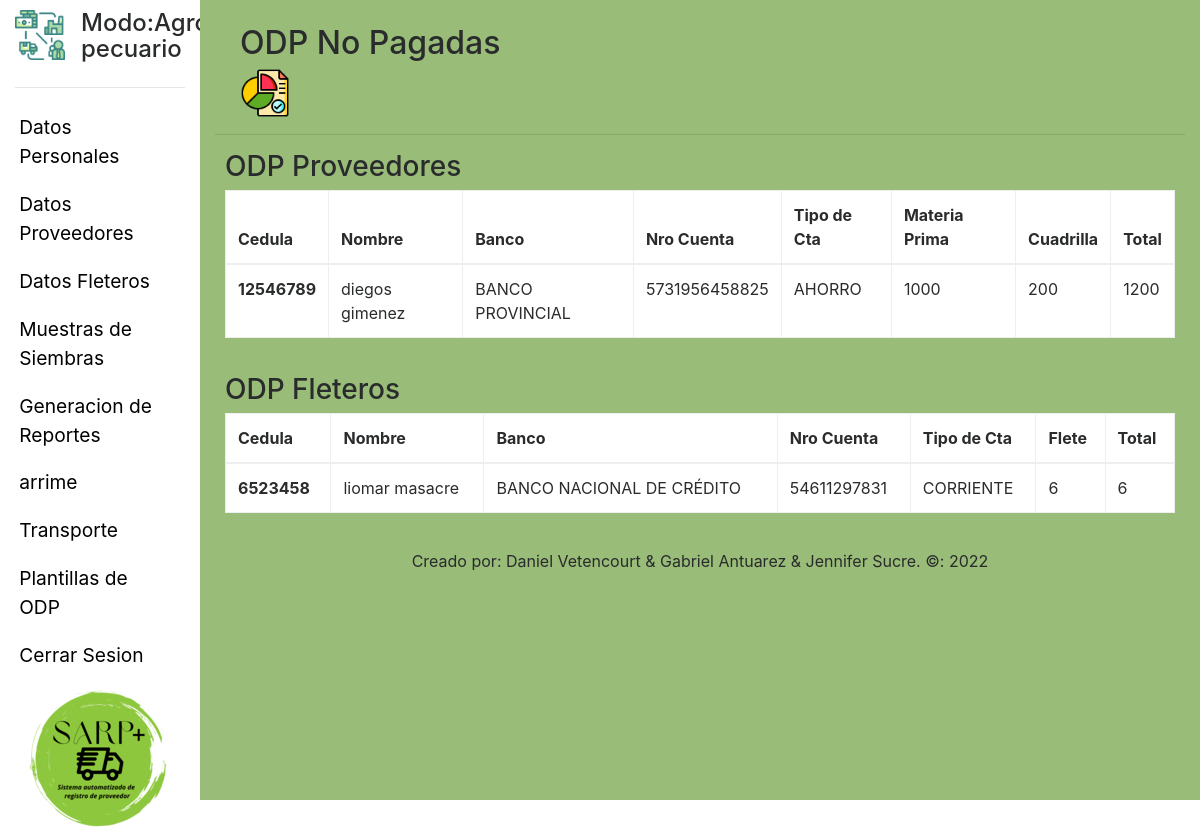
/SARP/views/agropecuaria/ODP_NP.php (signed in), run on an earlier commit of the app's database.
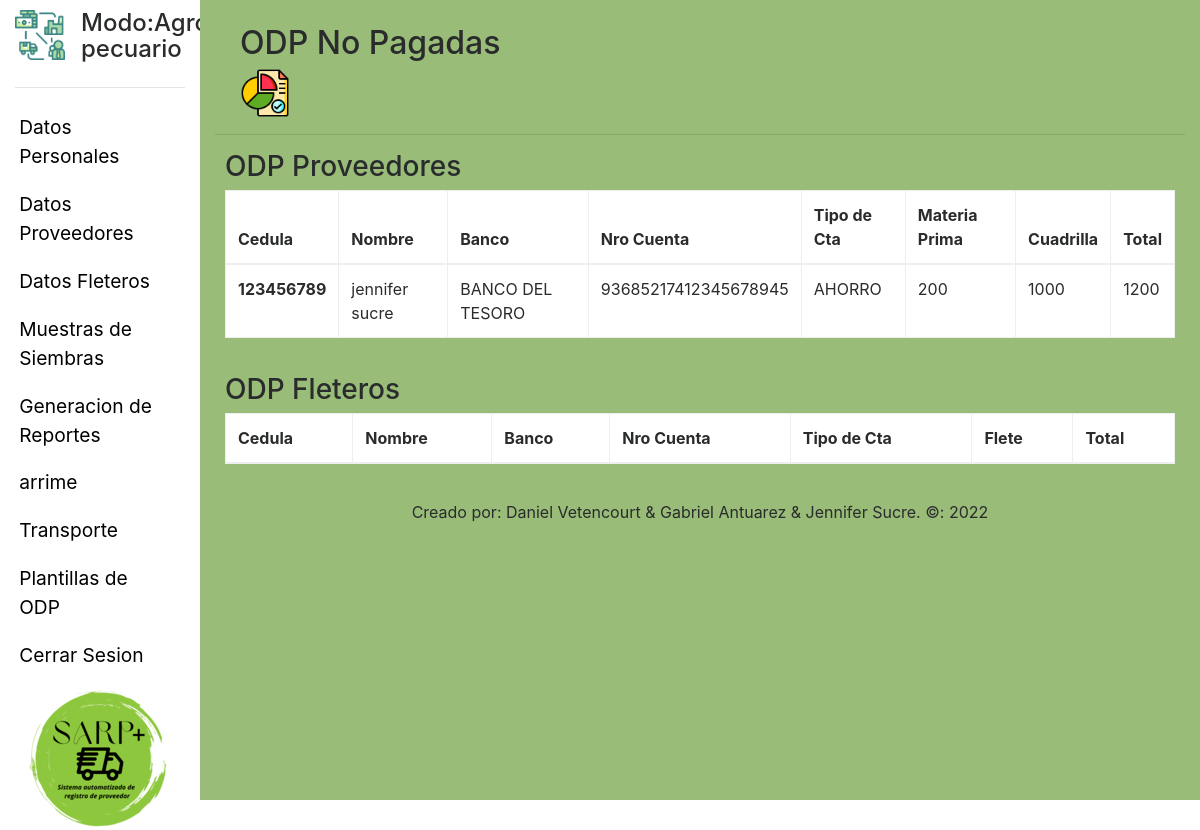
And on a later commit of the database.
### tables this page shows
CREATE TABLE `tarifas` (
  `ID_Tarifa` int(11) NOT NULL AUTO_INCREMENT,
  `Pago_Flete` float NOT NULL,
  `Pago_MP` float NOT NULL,
  `Pago_Cuadrilla` float NOT NULL,
  `ID_Solicitud_Proveedor` int(11) DEFAULT NULL,
  PRIMARY KEY (`ID_Tarifa`),
  KEY `fr_key_SP` (`ID_Solicitud_Proveedor`),
  CONSTRAINT `fr_key_SP` FOREIGN KEY (`ID_Solicitud_Proveedor`) REFERENCES `solicitud_proveedor` (`ID_Solicitud_Proveedor`)
);

CREATE TABLE `usuario` (
  `ID_Usuario` int(11) NOT NULL AUTO_INCREMENT,
  `tipo_Usuario` int(11) DEFAULT NULL,
  `Password` varchar(200) NOT NULL,
  `Nombre` varchar(20) DEFAULT '',
  `Apellido` varchar(20) DEFAULT '',
  `Cedula` varchar(10) DEFAULT '',
  `Telefono` varchar(20) DEFAULT '',
  `Email` varchar(30) DEFAULT '',
  `Direccion` varchar(50) DEFAULT '',
  `RIF` varchar(12) DEFAULT '',
  `Banco_P` varchar(30) DEFAULT '',
  `Cuenta_P` varchar(20) DEFAULT '',
  `TipoCuenta_P` varchar(10) DEFAULT '',
  `Banco_A` varchar(30) DEFAULT '',
  `Cuenta_A` varchar(20) DEFAULT '',
  `TipoCuenta_A` varchar(10) DEFAULT '',
  `Nombre_A` varchar(20) DEFAULT '',
  `Apellido_A` varchar(20) DEFAULT NULL,
  `Pregunta` varchar(50) NOT NULL,
  `Respuesta` varchar(50) NOT NULL,
  PRIMARY KEY (`ID_Usuario`)
);

### SARP/views/agropecuaria/ODP_NP.php (the view, shortened to what this page needs)
<?php
    include('../templates/headFletero.php');
    $connection = Connection::getInstance();
    $con = $connection->getConnection();
    $result = $con->query("SELECT *
    FROM
    tarifas
    INNER JOIN solicitud_proveedor ON tarifas.ID_Solicitud_Proveedor = solicitud_proveedor.ID_Solicitud_Proveedor
    INNER JOIN siembras ON solicitud_proveedor.ID_Siembra = siembras.ID_Siembra
    INNER JOIN usuario ON siembras.ID_Proveedor = usuario.ID_Usuario
		INNER JOIN odp_proveedor ON tarifas.ID_Solicitud_Proveedor = odp_proveedor.ID_Solicitud WHERE odp_proveedor.Estado_Pago = 0
    ");
    $fletero = $con->query("SELECT *
    FROM
    tarifas
    INNER JOIN solicitud_proveedor ON tarifas.ID_Solicitud_Proveedor = solicitud_proveedor.ID_Solicitud_Proveedor
    INNER JOIN solicitud_fletero ON solicitud_proveedor.ID_Solicitud_Fletero = solicitud_fletero.ID_Solicitud_Fletero
    INNER JOIN camiones ON solicitud_fletero.Placa = camiones.Placa
    INNER JOIN usuario ON camiones.ID_Fleteros = usuario.ID_Usuario
		INNER JOIN odp_fletero ON odp_fletero.ID_Solicitud = solicitud_fletero.ID_Solicitud_Fletero WHERE odp_fletero.Estado_Pago= 0");
?>
<body>
    <div class="container-fluid">
        <div class="row">
                <?php
                    include("../templates/menuAgropecuaria.php");
                ?>
                <div class="col-xl-10 col-lg-9 col-md-8 col-sm-12 col-12" style="background-color: #99BC78; height: 100vh; overflow-y: scroll;">
                    <div class="contenidoInterno" style="padding-top: 25px;">
                        <header class="row" style="margin-left: 10px;">
                            <div class=" col-md-6 col-sm-12 ">
                                <h2>ODP No Pagadas</h2>
                                <img class="imagen-titulo" src="../../assets/images/report.png" alt="" style="width: 50px; height: 50px;">
                            </div>
                        </header>
                        <hr>
                        <div class="row" style="margin-left: 10px; margin-right: 10px; margin-bottom: 20px;">
                            <h3>ODP Proveedores</h3>
                            <table class=" table  table-bordered" style="background-color: white;">
                                <thead>
                                    <tr>
                                    <th scope="col">Cedula</th>
                                    <th scope="col">Nombre</th>
                                    <th scope="col">Banco</th>
                                    <th scope="col">Nro Cuenta</th>
                                    <th scope="col">Tipo de Cta</th>
                                    <th scope="col">Materia Prima</th>
                                    <th scope="col">Cuadrilla</th>
                                    <th scope="col">Total</th>
                                    </tr>
                                </thead>
                                <tbody>
                                <?php
                                    while($row = $result->fetch_object()){
                                        $total = $row->Pago_Cuadrilla+$row->Pago_MP;
                                        echo "<tr>";
                                        echo "<th scope='row'>$row->Cedula</th>";
                                        echo "<td>$row->Nombre $row->Apellido</td>";
                                        echo "<td>$row->Banco_P</td>";
                                        echo "<td>$row->Cuenta_P</td>";
                                        echo "<td>$row->TipoCuenta_P</td>";
                                        echo "<td>$row->Pago_MP</td>";
                                        echo "<td>$row->Pago_Cuadrilla</td>";
                                        echo "<td> $total </td>";
                                        echo "</tr>";
                                    }
                                ?>
                                </tbody>
                            </table>
                        </div>
                        <div class="row" style="margin-left: 10px;  margin-right: 10px; margin-bottom: 20px;">
                            <h3>ODP Fleteros</h3>
                            <table class=" table  table-bordered" style="background-color: white;">
                                <thead>
                                <tr>
                                    <th scope="col">Cedula</th>
                                    <th scope="col">Nombre</th>
                                    <th scope="col">Banco</th>
                                    <th scope="col">Nro Cuenta</th>
                                    <th scope="col">Tipo de Cta</th>
                                    <th scope="col">Flete</th>
                                    <th scope="col">Total</th>
                                    </tr>
                                </thead>
                                <tbody>
                                <?php
                                    while($row = $fletero->fetch_object()){
                                        echo "<tr>";
                                        echo "<th scope='row'>$row->Cedula</th>";
                                        echo "<td>$row->Nombre $row->Apellido</td>";
                                        echo "<td>$row->Banco_P</td>";
                                        echo "<td>$row->Cuenta_P</td>";
                                        echo "<td>$row->TipoCuenta_P</td>";
                                        echo "<td>$row->Pago_Flete</td>";
                                        echo "<td> $row->Pago_Flete </td>";
                                        echo "</tr>";
                                    }
                                ?>
                                </tbody>
                            </table>
                        </div>
<?php
    include ("../templates/footerFletero.php")
?>

### SARP/views/templates/headFletero.php (shortened to what this page needs)
<!DOCTYPE html>
<html lang="es">
<head>
    <link rel="stylesheet" href="../../assets/css/bootstrap.min.css">
    <link rel="stylesheet" href="../../assets/css/fletero.css">
</head>

### SARP/views/templates/menuAgropecuaria.php
<div  class="col-xl-2 col-lg-3 col-md-4 col-sm-4 col-2 d-none d-sm-none d-md-block d-lg-block d-xl-block" style="background-color: white; height: 100vh; max-height: 100vh;">
                    <div class="row" >
                        <div class="col">
                                <div class="media " style="padding-top: 10px; ;">
                                    <img class="mr-3 img-fluid" src="../../assets/images/cadena.png" alt="Generic placeholder image" style="width: 50px; height: 50px;">
                                    <div class="media-body" >
                                        <h4 class="mt-0">Modo:Agro-
                                            pecuario</h4>
                                </div>
                            </div>
                            <hr>
                        </div>
                    </div>
                    <div class="row">
                        <nav class="nav flex-column"style="list-style: none;">
                            <a class="nav-link active"  href="../agropecuaria/datosPersonales.php">Datos Personales</a>
                            <a class="nav-link active" href="../agropecuaria/datosProveedores.php">Datos Proveedores</a>
                            <a class="nav-link active" href="../agropecuaria/datosFleteros.php">Datos Fleteros</a>
                            <a class="nav-link active" href="../agropecuaria/datosSiembras.php">Muestras de Siembras</a>
                            <a class="nav-link active" href="../agropecuaria/reportes.php">Generacion de Reportes</a>
                            <a class="nav-link active" href="../agropecuaria/arrime.php">arrime</a>
                            <a class="nav-link active" href="../agropecuaria/Transporte.php">Transporte</a>
                            <a class="nav-link active" href="../agropecuaria/ODP.php">Plantillas de ODP</a>
                            <a class="nav-link active" href="../../controllers/salir.php">Cerrar Sesion</a>
                        </nav>
                    </div>
                    <div class="row align-items-end">
                            <img class= "img-fluid mx-auto d-blok" src="../../assets/images/LOGOTIPO SARP+mediano.png" style="">
                    </div>
</div>

### SARP/views/templates/footerFletero.php (shortened to what this page needs)
                    <div class="row justify-content-center align-self-end">
                        <div class="foot">
                                        Creado por: Daniel Vetencourt & Gabriel Antuarez & Jennifer Sucre.
                                        &#169: 2022
                        </div>
                    </div>
                </div>
            </div>
        </div>
    </div>
</body>
</html>

### SARP/assets/css/fletero.css (style rules this page uses)
* { margin: 0; padding: 0; box-sizing: border-box; }
nav { width: 90%; height: 40%; }

What changed in the data, as far as the page shows it:
removed tarifas: usuario.Cedula "12546789", usuario.Nombre "diegos", usuario.Apellido "gimenez", usuario.Banco_P "BANCO PROVINCIAL", usuario.Cuenta_P "5731956458825", usuario.TipoCuenta_P "AHORRO", Pago_MP "1000", Pago_Cuadrilla "200", total "1200", usuario.Cedula "6523458", usuario.Nombre "liomar", usuario.Apellido "masacre", usuario.Banco_P "BANCO NACIONAL DE CRÉDITO", usuario.Cuenta_P "54611297831", usuario.TipoCuenta_P "CORRIENTE", Pago_Flete "6"
added tarifas: usuario.Cedula "123456789", usuario.Nombre "jennifer", usuario.Apellido "sucre", usuario.Banco_P "BANCO DEL TESORO", usuario.Cuenta_P "93685217412345678945", usuario.TipoCuenta_P "AHORRO", Pago_MP "200", Pago_Cuadrilla "1000", total "1200", shown under "ODP Proveedores"
